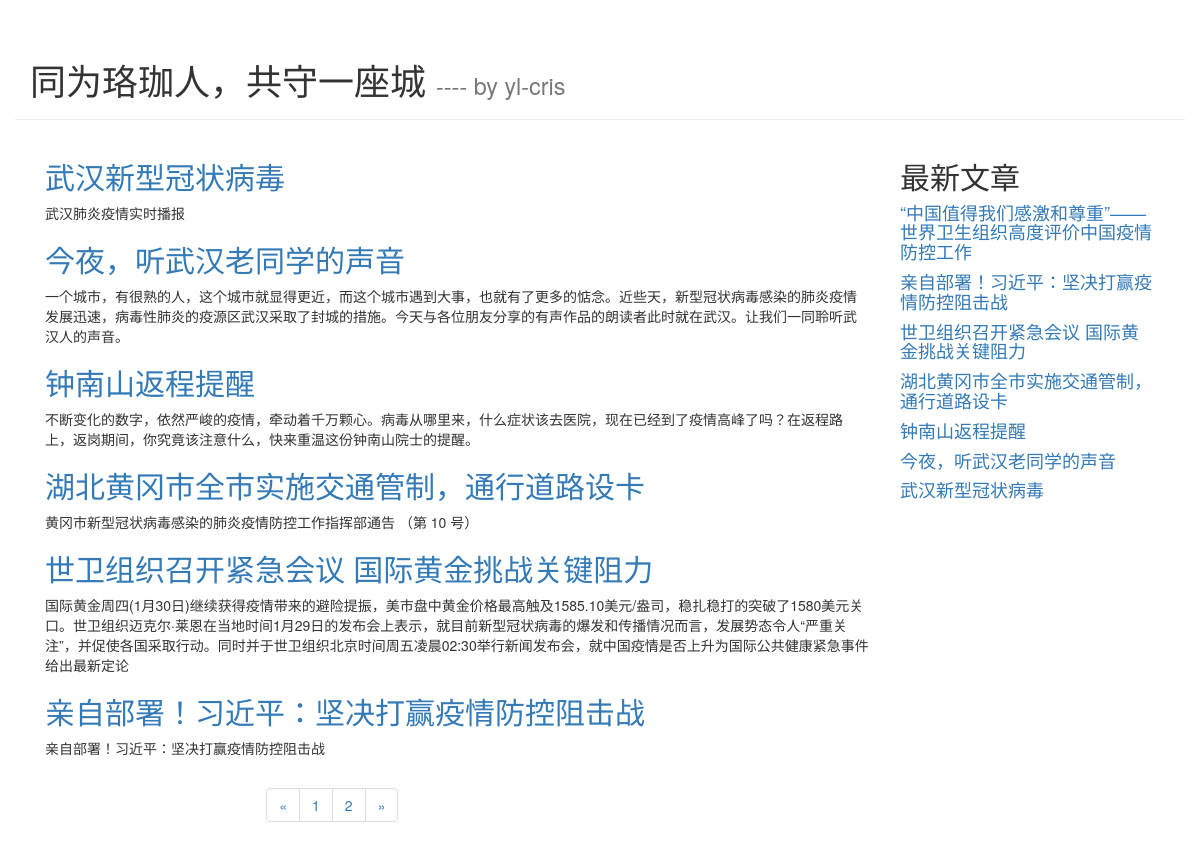
Screenshot of /app1/index with the database file from the repository.
### app1/models.py (models this page shows, shortened)
class Article(models.Model):
    article_id = models.AutoField(primary_key=True)
    title = models.TextField()
    brief_content = models.TextField()
    content = models.TextField()
    publish_date = models.DateTimeField(auto_now=True)

### app1/views.py (the view)
# urls.py: path('index', app1.views.get_index_page),
def get_index_page(request):
    page = request.GET.get('page')
    if page:
        page = int(page)
    else:
        page = 1
        print('page param: ', page)
    all_article = Article.objects.all()
    top10_article_list = Article.objects.order_by('-publish_date')[:10]
    paginator = Paginator(all_article, 6)
    page_num = paginator.num_pages
    print('page num:', paginator.num_pages)
    page_article_list = paginator.page(page)
    if page_article_list.has_next():
        next_page = page + 1
    else:
        next_page = page
    if page_article_list.has_previous():
        previous_page = page - 1
    else:
        previous_page = page
    return render(request, 'blog/index.html',
                  {
                      'article_list': page_article_list,
                      'page_num': range(1, page_num + 1),
                      'curr_page': page,
                      'previous_page': previous_page,
                      'next_page': next_page,
                      'top10_article_list': top10_article_list
                  }
                )

### app1/templates/blog/index.html (shortened to what this page needs)
<!DOCTYPE html>
<html lang="en">
<head>
    <link rel="stylesheet" href="https://cdn.jsdelivr.net/npm/bootstrap@3.3.7/dist/css/bootstrap.min.css"
>
</head>
<body>
<div class="container page-header">
    <h1>同为珞珈人，共守一座城
        <small>
            ---- by yl-cris
        </small>
    </h1>
</div>
<div class="container page-body">
    <div class="col-md-9" role="main">
        <div class="body-main">
            {% for article in article_list %}
            <div>
                <h2><a href="/app1/detail/{{ article.article_id }}">{{ article.title }}</a></h2>
                <p>
                    {{ article.brief_content }}
                </p>
            </div>
            {% endfor %}
        </div>
        <div class="body-footer">
            <div class="col-md-3 col-md-offset-3">
                <nav aria-label="Page navigation">
                    <ul class="pagination">
                        <li>
                            <a href="/app1/index?page={{ previous_page }}" aria-label="Previous">
                                <span aria-hidden="true">&laquo;</span>
                            </a>
                        </li>
                        {% for num in page_num %}
                        <li><a href="/app1/index?page={{ num }}">{{ num }}</a></li>
                        {% endfor %}
                        <li>
                            <a href="/app1/index?page={{ next_page }}" aria-label="Next">
                                <span aria-hidden="true">&raquo;</span>
                            </a>
                        </li>
                    </ul>
                </nav>
            </div>
        </div>
    </div>
    <div class="col-md-3" role="complementary">
        <div>
            <h2>最新文章</h2>
            {% for article in top10_article_list %}
            <h4><a href=" /app1/detail/{{ article.article_id }} ">{{ article.title }}</a></h4>
            {% endfor %}
        </div>
    </div>
</div>
</body>
</html>

### rows the page displays
Article: title "武汉新型冠状病毒", brief_content "武汉肺炎疫情实时播报"
Article: title "今夜，听武汉老同学的声音", brief_content "一个城市，有很熟的人，这个城市就显得更近，而这个城市遇到大事，也就有了更多的惦念。近些天，新型冠状病毒感染的肺炎疫情发展迅速，病毒性肺炎的疫源区武汉采取了封城的措施。今天与各位朋友分享的有声作品的朗读者此时就在武汉。让我们一同聆听武汉人的声音。"
Article: title "钟南山返程提醒", brief_content "不断变化的数字，依然严峻的疫情，牵动着千万颗心。病毒从哪里来，什么症状该去医院，现在已经到了疫情高峰了吗？在返程路上，返岗期间，你究竟该注意什么，快来重温这份钟南山院士的提醒。"
Article: title "湖北黄冈市全市实施交通管制，通行道路设卡", brief_content "黄冈市新型冠状病毒感染的肺炎疫情防控工作指挥部通告 （第 10 号）"
Article: title "世卫组织召开紧急会议 国际黄金挑战关键阻力", brief_content "国际黄金周四(1月30日)继续获得疫情带来的避险提振，美市盘中黄金价格最高触及1585.10美元/盎司，稳扎稳打的突破了1580美元关口。世卫组织迈克尔·莱恩在当地时间1月29日的发布会上表示，就目前新型冠状病毒的爆发和传播情况而言，发展势态令人“严重关注”，并促使各国采取行动。同时并于世卫组织北京时间周五凌晨02:30举行新闻发布会，就中国疫情是否上升为国际公共健康紧急事件给出最新定论"
Article: title "亲自部署！习近平：坚决打赢疫情防控阻击战", brief_content "亲自部署！习近平：坚决打赢疫情防控阻击战"
Article: title "“中国值得我们感激和尊重”——世界卫生组织高度评价中国疫情防控工作"

### other values shown
{{ num }} "1" "2"
